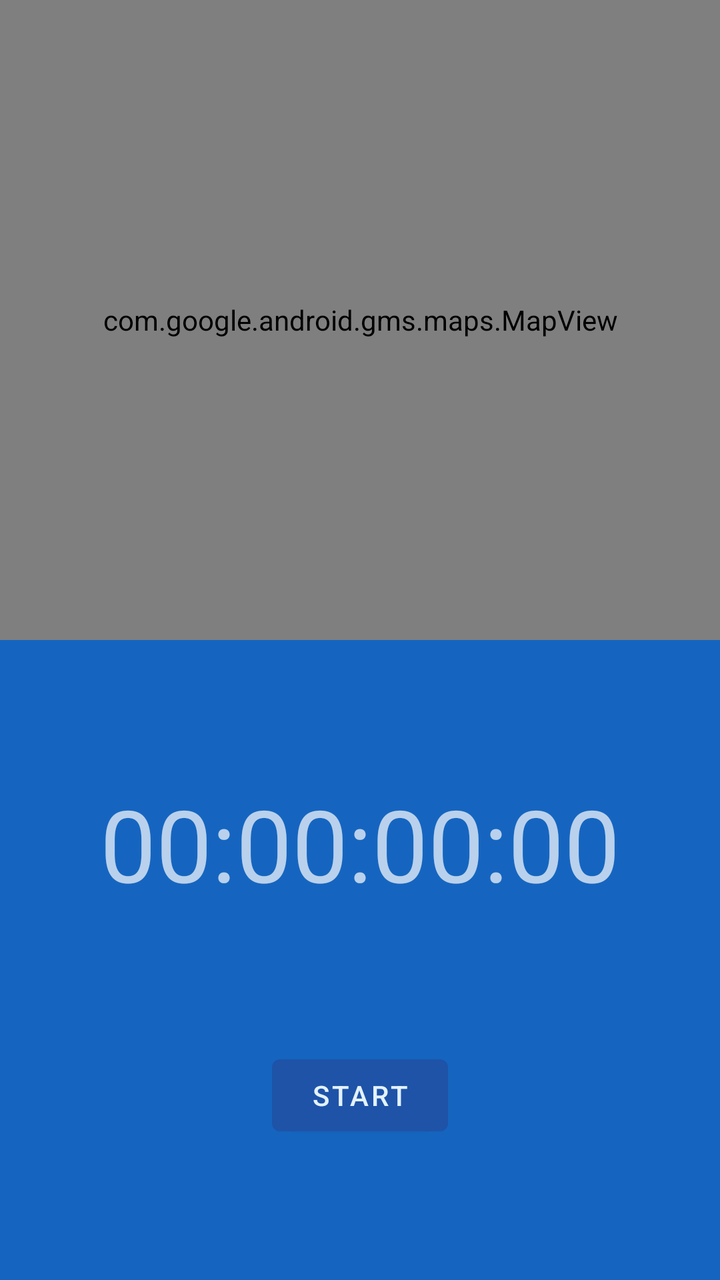
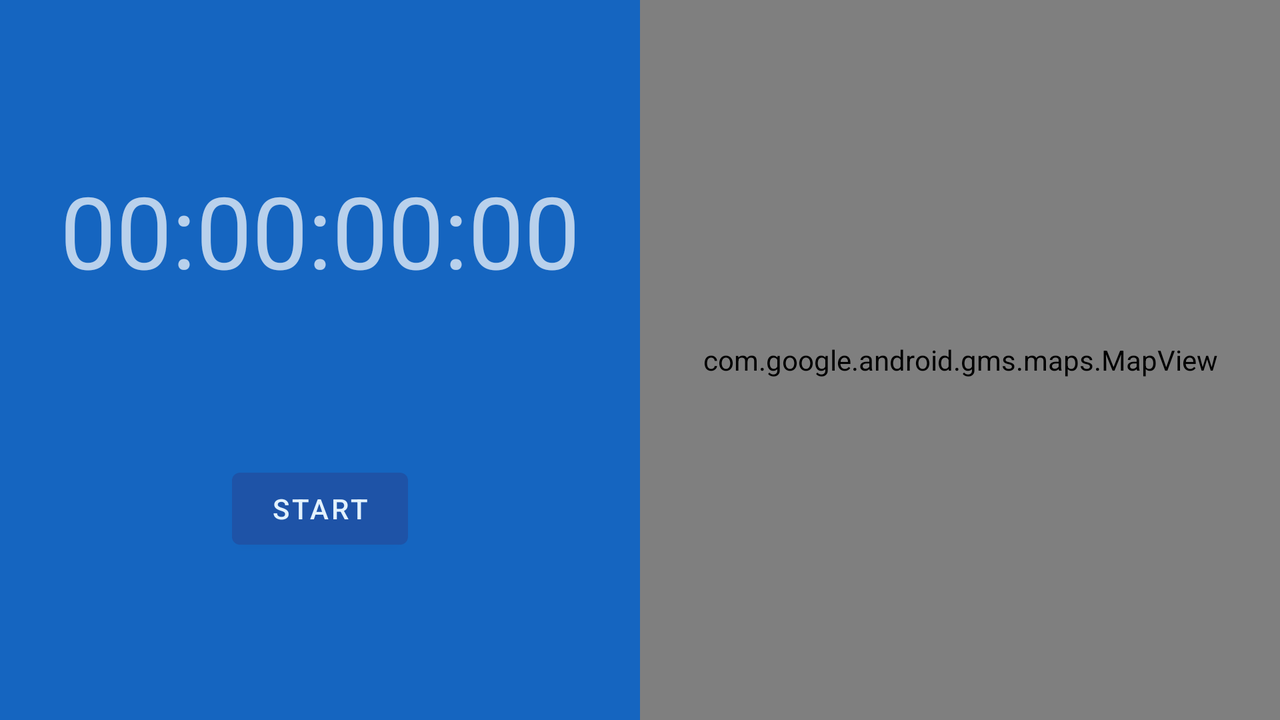

First picture: res/layout/ on a phone held upright. Second picture: the repository's own variant of that layout, on a device whose configuration matches the variant's folder. Source for both follows.
<!-- AndroidManifest.xml: application theme AppTheme -->
<!-- res/layout/fragment_tracking.xml -->
<?xml version="1.0" encoding="utf-8"?>
<androidx.constraintlayout.widget.ConstraintLayout xmlns:android="http://schemas.android.com/apk/res/android"
    xmlns:app="http://schemas.android.com/apk/res-auto"
    android:layout_width="match_parent"
    android:layout_height="match_parent">

    <androidx.constraintlayout.widget.ConstraintLayout
        android:id="@+id/clInnerLayout"
        android:layout_width="match_parent"
        android:layout_height="0dp"
        android:background="@color/md_blue_800"
        app:layout_constraintBottom_toBottomOf="parent"
        app:layout_constraintEnd_toEndOf="parent"
        app:layout_constraintHorizontal_bias="0.5"
        app:layout_constraintStart_toStartOf="parent"
        app:layout_constraintTop_toBottomOf="@id/mapView">

        <com.google.android.material.textview.MaterialTextView
            android:id="@+id/tvTimer"
            android:layout_width="wrap_content"
            android:layout_height="wrap_content"
            android:text="@string/text_timer"
            android:textSize="50sp"
            app:layout_constraintBottom_toTopOf="@id/btnToggleRun"
            app:layout_constraintEnd_toEndOf="parent"
            app:layout_constraintHorizontal_bias="0.5"
            app:layout_constraintStart_toStartOf="parent"
            app:layout_constraintTop_toTopOf="parent" />

        <com.google.android.material.button.MaterialButton
            android:id="@+id/btnToggleRun"
            android:layout_width="wrap_content"
            android:layout_height="wrap_content"
            android:text="@string/start"
            app:layout_constraintBottom_toBottomOf="parent"
            app:layout_constraintEnd_toStartOf="@id/btnFinishRun"
            app:layout_constraintHorizontal_bias="0.5"
            app:layout_constraintStart_toStartOf="parent"
            app:layout_constraintTop_toBottomOf="@id/tvTimer" />

        <com.google.android.material.button.MaterialButton
            android:id="@+id/btnFinishRun"
            android:layout_width="wrap_content"
            android:layout_height="wrap_content"
            android:text="@string/finish_run"
            android:visibility="gone"
            app:layout_constraintBottom_toBottomOf="parent"
            app:layout_constraintEnd_toEndOf="parent"
            app:layout_constraintHorizontal_bias="0.5"
            app:layout_constraintStart_toEndOf="@id/btnToggleRun"
            app:layout_constraintTop_toBottomOf="@id/tvTimer" />

    </androidx.constraintlayout.widget.ConstraintLayout>

    <com.google.android.material.textview.MaterialTextView
        android:id="@+id/tvLetsGo"
        android:layout_width="wrap_content"
        android:layout_height="wrap_content"
        android:text="@string/lets_go_username"
        android:textAlignment="center"
        android:textSize="50sp"
        android:visibility="gone"
        app:layout_constraintBottom_toTopOf="@id/clInnerLayout"
        app:layout_constraintEnd_toEndOf="parent"
        app:layout_constraintHorizontal_bias="0.5"
        app:layout_constraintStart_toStartOf="parent"
        app:layout_constraintTop_toTopOf="parent" />

    <com.google.android.gms.maps.MapView
        android:id="@+id/mapView"
        android:layout_width="match_parent"
        android:layout_height="0dp"
        app:layout_constraintBottom_toTopOf="@id/clInnerLayout"
        app:layout_constraintEnd_toEndOf="parent"
        app:layout_constraintHorizontal_bias="0.5"
        app:layout_constraintStart_toStartOf="parent"
        app:layout_constraintTop_toTopOf="parent" />

</androidx.constraintlayout.widget.ConstraintLayout>
<!-- resources referenced by this layout -->
<resources>
  <color name="md_blue_800">#1565C0</color>
  <string name="finish_run">Finish Run</string>
  <string name="lets_go_username">Let\'s go, USERNAME!</string>
  <string name="start">Start</string>
  <string name="text_timer">00:00:00:00</string>
  <style name="AppTheme" parent="Theme.MaterialComponents.NoActionBar">
          
          <item name="colorPrimary">@color/md_blue_900</item>
          <item name="colorSecondary">@color/md_blue_500</item>
          <item name="android:colorBackground">@color/md_blue_700</item>
          <item name="colorError">@color/errorColor</item>
  
          
          <item name="colorPrimaryVariant">@android:color/white</item>
          <item name="colorSecondaryVariant">@color/md_blue_400</item>
          
          <item name="colorSurface">@color/md_blue_900</item>
          <item name="colorOnPrimary">@color/md_blue_50</item>
          <item name="colorOnSecondary">@color/md_blue_50</item>
          <item name="colorOnBackground">@color/md_blue_50</item>
          <item name="colorOnError">@android:color/black</item>
          <item name="colorOnSurface">@android:color/white</item>
          <item name="scrimBackground" tools:ignore="PrivateResource">@color/mtrl_scrim_color</item>
          <item name="textAppearanceHeadline1">@style/TextAppearance.MaterialComponents.Headline1
          </item>
          <item name="textAppearanceHeadline2">@style/TextAppearance.MaterialComponents.Headline2
          </item>
          <item name="textAppearanceHeadline3">@style/TextAppearance.MaterialComponents.Headline3
          </item>
          <item name="textAppearanceHeadline4">@style/TextAppearance.MaterialComponents.Headline4
          </item>
          <item name="textAppearanceHeadline5">@style/TextAppearance.MaterialComponents.Headline5
          </item>
          <item name="textAppearanceHeadline6">@style/TextAppearance.MaterialComponents.Headline6
          </item>
          <item name="textAppearanceSubtitle1">@style/TextAppearance.MaterialComponents.Subtitle1
          </item>
          <item name="textAppearanceSubtitle2">@style/TextAppearance.MaterialComponents.Subtitle2
          </item>
          <item name="textAppearanceBody1">@style/TextAppearance.MaterialComponents.Body1</item>
          <item name="textAppearanceBody2">@style/TextAppearance.MaterialComponents.Body2</item>
          <item name="textAppearanceCaption">@style/TextAppearance.MaterialComponents.Caption</item>
          <item name="textAppearanceButton">@style/TextAppearance.MaterialComponents.Button</item>
          <item name="textAppearanceOverline">@style/TextAppearance.MaterialComponents.Overline</item>
  
          <item name="alertDialogTheme">@style/AlertDialogTheme</item>
      </style>
  <color name="md_blue_900">#0D47A1</color>
  <color name="md_blue_500">#2196F3</color>
  <color name="md_blue_700">#1976D2</color>
  <color name="errorColor">#D50000</color>
  <color name="md_blue_400">#42A5F5</color>
  <color name="md_blue_50">#E3F2FD</color>
  <style name="AlertDialogTheme" parent="ThemeOverlay.MaterialComponents.Dialog.Alert">
          <item name="buttonBarPositiveButtonStyle">@style/PositiveButtonStyle</item>
          <item name="buttonBarNegativeButtonStyle">@style/NegativeButtonStyle</item>
      </style>
  <style name="PositiveButtonStyle" parent="Widget.MaterialComponents.Button.TextButton.Dialog">
          <item name="android:textColor">@color/colorAccent</item>
      </style>
  <style name="NegativeButtonStyle" parent="Widget.MaterialComponents.Button.TextButton.Dialog">
          <item name="android:textColor">@color/colorAccent</item>
      </style>
  <color name="colorAccent">#03DAC5</color>
</resources>
<!-- res/layout-land/fragment_tracking.xml (the repository's variant of the layout above) -->
<!-- drawn on the phone turned sideways -->
<?xml version="1.0" encoding="utf-8"?>
<androidx.constraintlayout.widget.ConstraintLayout xmlns:android="http://schemas.android.com/apk/res/android"
    xmlns:app="http://schemas.android.com/apk/res-auto"
    android:layout_width="match_parent"
    android:layout_height="match_parent">

    <androidx.constraintlayout.widget.ConstraintLayout
        android:id="@+id/clInnerLayout"
        android:layout_width="0dp"
        android:layout_height="0dp"
        android:background="@color/md_blue_800"
        app:layout_constraintBottom_toBottomOf="parent"
        app:layout_constraintEnd_toStartOf="@id/mapView"
        app:layout_constraintHorizontal_bias="0.5"
        app:layout_constraintStart_toStartOf="parent"
        app:layout_constraintTop_toTopOf="parent">

        <com.google.android.material.textview.MaterialTextView
            android:id="@+id/tvTimer"
            android:layout_width="wrap_content"
            android:layout_height="wrap_content"
            android:text="@string/text_timer"
            android:textSize="50sp"
            app:layout_constraintBottom_toTopOf="@id/btnToggleRun"
            app:layout_constraintEnd_toEndOf="parent"
            app:layout_constraintHorizontal_bias="0.5"
            app:layout_constraintStart_toStartOf="parent"
            app:layout_constraintTop_toTopOf="parent" />

        <com.google.android.material.button.MaterialButton
            android:id="@+id/btnToggleRun"
            android:layout_width="wrap_content"
            android:layout_height="wrap_content"
            android:text="@string/start"
            app:layout_constraintBottom_toBottomOf="parent"
            app:layout_constraintEnd_toStartOf="@id/btnFinishRun"
            app:layout_constraintHorizontal_bias="0.5"
            app:layout_constraintStart_toStartOf="parent"
            app:layout_constraintTop_toBottomOf="@id/tvTimer" />

        <com.google.android.material.button.MaterialButton
            android:id="@+id/btnFinishRun"
            android:layout_width="wrap_content"
            android:layout_height="wrap_content"
            android:text="@string/finish_run"
            android:visibility="gone"
            app:layout_constraintBottom_toBottomOf="parent"
            app:layout_constraintEnd_toEndOf="parent"
            app:layout_constraintHorizontal_bias="0.5"
            app:layout_constraintStart_toEndOf="@id/btnToggleRun"
            app:layout_constraintTop_toBottomOf="@id/tvTimer" />

    </androidx.constraintlayout.widget.ConstraintLayout>

    <com.google.android.gms.maps.MapView
        android:id="@+id/mapView"
        android:layout_width="0dp"
        android:layout_height="0dp"
        android:visibility="visible"
        app:layout_constraintBottom_toBottomOf="parent"
        app:layout_constraintEnd_toEndOf="parent"
        app:layout_constraintHorizontal_bias="0.5"
        app:layout_constraintStart_toEndOf="@id/clInnerLayout"
        app:layout_constraintTop_toTopOf="parent" />

</androidx.constraintlayout.widget.ConstraintLayout>
<!-- resources referenced by the variant -->
<!-- as the phone turned sideways resolves them -->
<resources>
  <color name="md_blue_800">#1565C0</color>
  <string name="finish_run">Finish Run</string>
  <string name="start">Start</string>
  <string name="text_timer">00:00:00:00</string>
  <style name="AppTheme" parent="Theme.MaterialComponents.NoActionBar">
          
          <item name="colorPrimary">@color/md_blue_900</item>
          <item name="colorSecondary">@color/md_blue_500</item>
          <item name="android:colorBackground">@color/md_blue_700</item>
          <item name="colorError">@color/errorColor</item>
  
          
          <item name="colorPrimaryVariant">@android:color/white</item>
          <item name="colorSecondaryVariant">@color/md_blue_400</item>
          
          <item name="colorSurface">@color/md_blue_900</item>
          <item name="colorOnPrimary">@color/md_blue_50</item>
          <item name="colorOnSecondary">@color/md_blue_50</item>
          <item name="colorOnBackground">@color/md_blue_50</item>
          <item name="colorOnError">@android:color/black</item>
          <item name="colorOnSurface">@android:color/white</item>
          <item name="scrimBackground" tools:ignore="PrivateResource">@color/mtrl_scrim_color</item>
          <item name="textAppearanceHeadline1">@style/TextAppearance.MaterialComponents.Headline1
          </item>
          <item name="textAppearanceHeadline2">@style/TextAppearance.MaterialComponents.Headline2
          </item>
          <item name="textAppearanceHeadline3">@style/TextAppearance.MaterialComponents.Headline3
          </item>
          <item name="textAppearanceHeadline4">@style/TextAppearance.MaterialComponents.Headline4
          </item>
          <item name="textAppearanceHeadline5">@style/TextAppearance.MaterialComponents.Headline5
          </item>
          <item name="textAppearanceHeadline6">@style/TextAppearance.MaterialComponents.Headline6
          </item>
          <item name="textAppearanceSubtitle1">@style/TextAppearance.MaterialComponents.Subtitle1
          </item>
          <item name="textAppearanceSubtitle2">@style/TextAppearance.MaterialComponents.Subtitle2
          </item>
          <item name="textAppearanceBody1">@style/TextAppearance.MaterialComponents.Body1</item>
          <item name="textAppearanceBody2">@style/TextAppearance.MaterialComponents.Body2</item>
          <item name="textAppearanceCaption">@style/TextAppearance.MaterialComponents.Caption</item>
          <item name="textAppearanceButton">@style/TextAppearance.MaterialComponents.Button</item>
          <item name="textAppearanceOverline">@style/TextAppearance.MaterialComponents.Overline</item>
  
          <item name="alertDialogTheme">@style/AlertDialogTheme</item>
      </style>
  <color name="md_blue_900">#0D47A1</color>
  <color name="md_blue_500">#2196F3</color>
  <color name="md_blue_700">#1976D2</color>
  <color name="errorColor">#D50000</color>
  <color name="md_blue_400">#42A5F5</color>
  <color name="md_blue_50">#E3F2FD</color>
  <style name="AlertDialogTheme" parent="ThemeOverlay.MaterialComponents.Dialog.Alert">
          <item name="buttonBarPositiveButtonStyle">@style/PositiveButtonStyle</item>
          <item name="buttonBarNegativeButtonStyle">@style/NegativeButtonStyle</item>
      </style>
  <style name="PositiveButtonStyle" parent="Widget.MaterialComponents.Button.TextButton.Dialog">
          <item name="android:textColor">@color/colorAccent</item>
      </style>
  <style name="NegativeButtonStyle" parent="Widget.MaterialComponents.Button.TextButton.Dialog">
          <item name="android:textColor">@color/colorAccent</item>
      </style>
  <color name="colorAccent">#03DAC5</color>
</resources>
